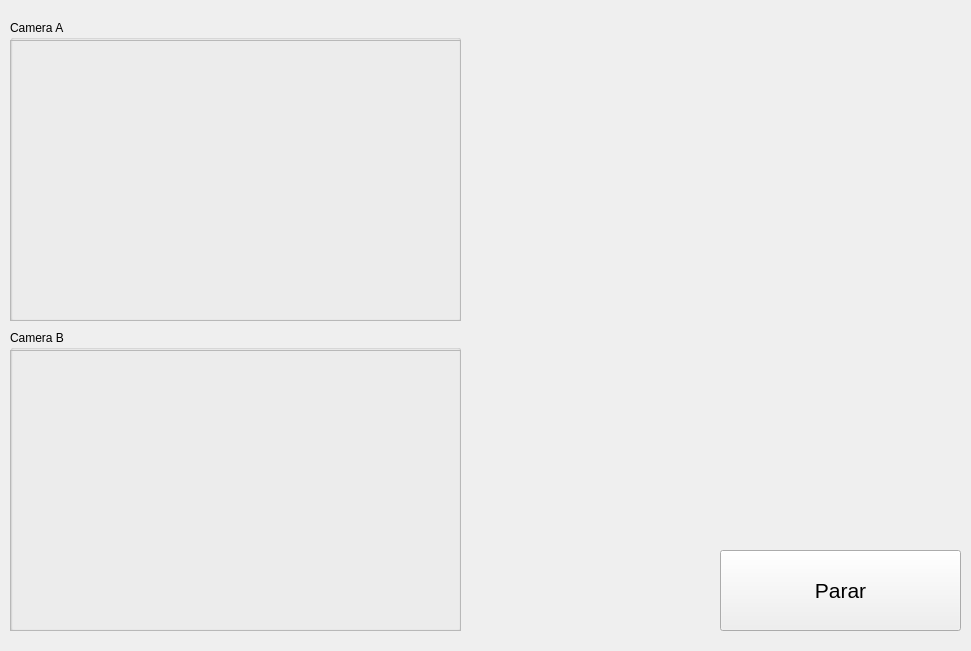
<?xml version="1.0" encoding="UTF-8"?>
<ui version="4.0">
 <class>MainWindow</class>
 <widget class="QMainWindow" name="MainWindow">
  <property name="geometry">
   <rect>
    <x>0</x>
    <y>0</y>
    <width>971</width>
    <height>651</height>
   </rect>
  </property>
  <property name="windowTitle">
   <string>MainWindow</string>
  </property>
  <widget class="QWidget" name="centralWidget">
   <widget class="QGroupBox" name="group_a">
    <property name="geometry">
     <rect>
      <x>10</x>
      <y>20</y>
      <width>451</width>
      <height>301</height>
     </rect>
    </property>
    <property name="title">
     <string>Camera A</string>
    </property>
    <widget class="QLabel" name="camera_a">
     <property name="geometry">
      <rect>
       <x>0</x>
       <y>20</y>
       <width>451</width>
       <height>281</height>
      </rect>
     </property>
     <property name="frameShape">
      <enum>QFrame::StyledPanel</enum>
     </property>
     <property name="text">
      <string/>
     </property>
    </widget>
   </widget>
   <widget class="QGroupBox" name="group_b">
    <property name="geometry">
     <rect>
      <x>10</x>
      <y>330</y>
      <width>451</width>
      <height>301</height>
     </rect>
    </property>
    <property name="title">
     <string>Camera B</string>
    </property>
    <widget class="QLabel" name="camera_b">
     <property name="geometry">
      <rect>
       <x>0</x>
       <y>20</y>
       <width>451</width>
       <height>281</height>
      </rect>
     </property>
     <property name="frameShape">
      <enum>QFrame::StyledPanel</enum>
     </property>
     <property name="text">
      <string/>
     </property>
    </widget>
   </widget>
   <widget class="QPushButton" name="button_stop_2">
    <property name="geometry">
     <rect>
      <x>720</x>
      <y>550</y>
      <width>241</width>
      <height>81</height>
     </rect>
    </property>
    <property name="font">
     <font>
      <pointsize>16</pointsize>
      <kerning>true</kerning>
     </font>
    </property>
    <property name="text">
     <string>Parar</string>
    </property>
   </widget>
  </widget>
 </widget>
 <layoutdefault spacing="6" margin="11"/>
 <resources/>
 <connections/>
</ui>
